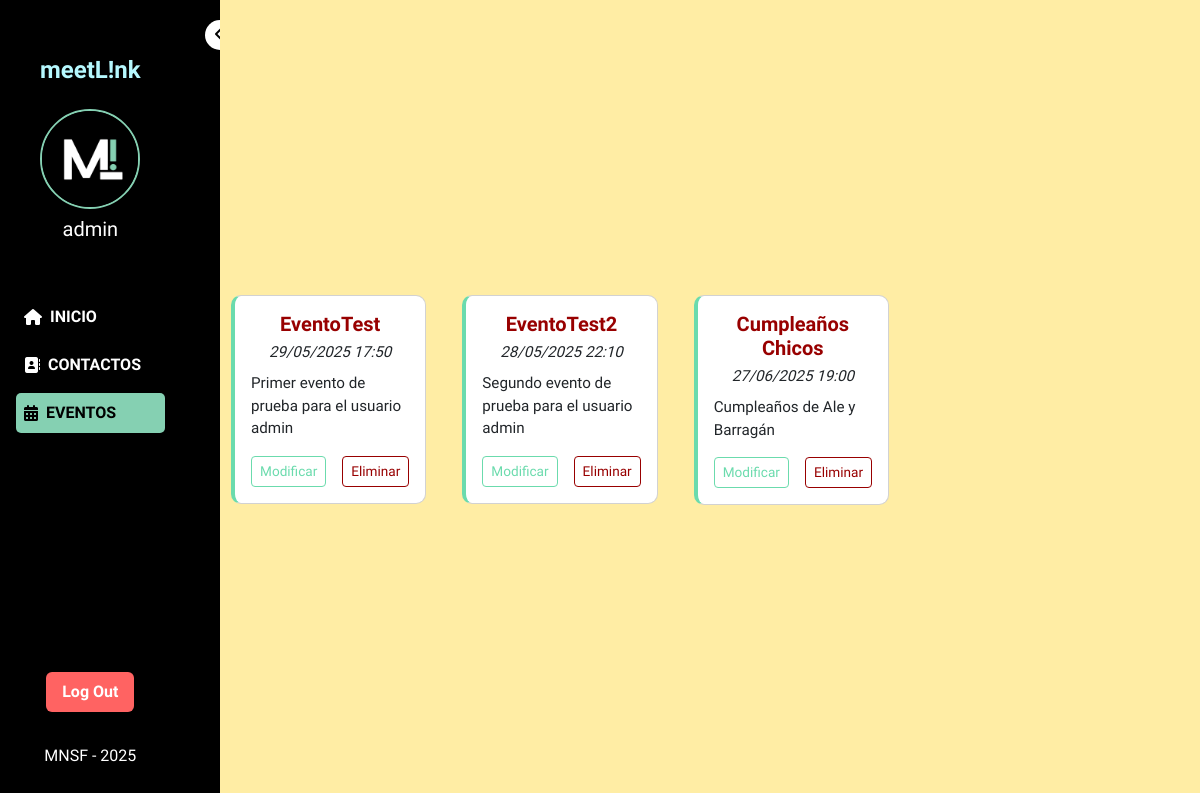
/eventos/ (signed in), run on an earlier commit of the app's database.
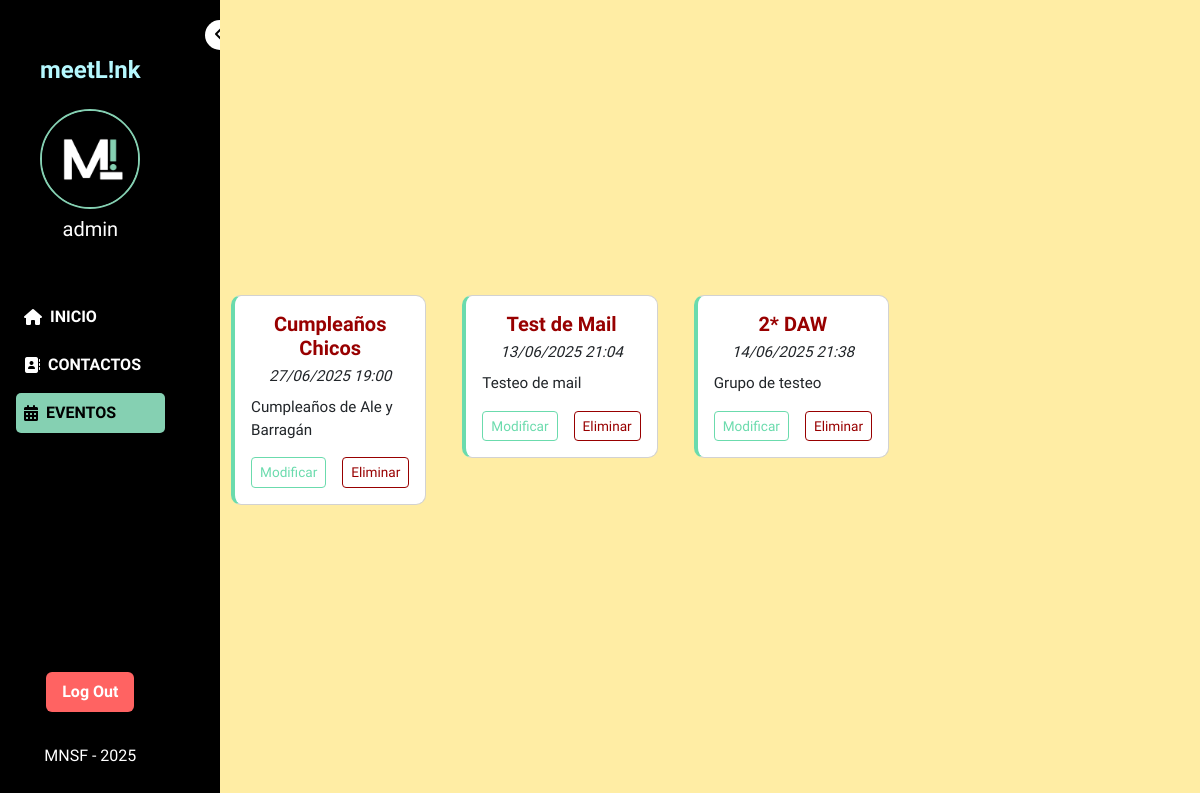
And on a later commit of the database.
### meetLink/models.py (models this page shows, shortened)
class Usuario(AbstractUser):
    username = models.CharField(max_length=25, verbose_name="Username", unique=True)
    nombre = models.CharField(max_length=50, verbose_name="Nombre")
    apellidos = models.CharField(max_length=100, verbose_name="Apellidos")
    email = models.EmailField(unique=True, verbose_name="Email")
    avatar = models.ImageField(upload_to="media/avatar/", blank=True, null=True, verbose_name="Foto de Perfil")
    fecha_registro = models.DateField(auto_now_add=True, verbose_name="Fecha de Registro")
    class Meta:
        verbose_name = "Usuario"
        verbose_name_plural = "Usuarios"

class Evento(models.Model):
    nombre = models.CharField(max_length=25, verbose_name="Nombre")
    descripcion = models.CharField(max_length=50, verbose_name="Descripción")
    ubicacion = models.CharField(max_length=50, default="Por definir", verbose_name="Ubicación")
    fecha_inicio = models.DateTimeField(verbose_name="Fecha de inicio")
    fecha_fin = models.DateTimeField(verbose_name="Fecha de fin")
    transporte = models.CharField(max_length=20, verbose_name="Medio de transporte")
    presupuesto = models.BooleanField(default=False, verbose_name="Presupuesto")
    grupo = models.ForeignKey('GrupoContacto', on_delete=models.SET_NULL, null=True, blank=True, verbose_name="Grupo de Contacto")
    maleta = models.BooleanField(default=False, verbose_name="Maleta")
    todo = models.BooleanField(default=False, verbose_name="To Do")
    p_alojamiento = models.DecimalField(decimal_places=2, max_digits=10, default=0.00)
    p_transporte = models.DecimalField(decimal_places=2, max_digits=10, default=0.00)
    p_comida = models.DecimalField(decimal_places=2, max_digits=10, default=0.00)
    p_otros = models.DecimalField(decimal_places=2, max_digits=10, default=0.00)
    usuario = models.ForeignKey(Usuario, on_delete=models.CASCADE, verbose_name='Usuario')
    class Meta:
        verbose_name = "Evento"
        verbose_name_plural = "Eventos"

### meetLink/views.py (the view)
# urls.py: path('eventos/', EventosView.as_view(), name='eventos'),
class EventosView(LoginRequiredMixin, TemplateView):
    template_name = 'meetLink/eventos/eventos.html'
    def get_context_data(self, **otros):
        context = super().get_context_data(**otros)
        usuario = self.request.user
        context['eventos'] = Evento.objects.filter(usuario = usuario)
        return context

### meetLink/templates/meetLink/eventos/eventos.html (shortened to what this page needs)
{% extends "meetLink/base.html" %}
{% load static %}
{% block contenido %}
<nav id="navbar" class="sidebar d-flex flex-column flex-shrink-0 position-fixed">
    <button class="toggle-btn" onclick="toggleSidebar()" alt="Minimizar/ampliar menú">
        <i class="fas fa-chevron-left"></i>
    </button>
    <div id="contenido-navbar" class="d-flex flex-column">
        <div class="p-4" style="text-align: center; padding-bottom: 1rem">
            <h4 class="logo-text fw-bold mb-0">meetL!nk</h4>
        </div>
        <div class="user-info text-center mb-4">
            <img src="{{ user.profile.image.url|default:'/media/logo2.png' }}" alt="Foto de perfil" class="rounded-circle">
            <h5 class="text-white mb-0 hide-on-collapse" alt="Nombre de usuario">{{ user.username }}</h5>
        </div>
        <ul class="nav flex-column">
            <li class="nav-item">
                <a class="sidebar-link text-decoration-none" href="{% url 'index' %}" alt="Inicio">
                    <i class="fas fa-home me-2"></i>
                    <span class="hide-on-collapse">INICIO</span>
                </a>
            </li>
            <li class="nav-item">
                <a class="sidebar-link text-decoration-none" href="{% url 'contactos' %}" alt="Contactos">
                    <i class="fas fa-address-book me-2"></i>
                    <span class="hide-on-collapse">CONTACTOS</span>
                </a>
            </li>
            <li class="nav-item">
                <a class="sidebar-link active text-decoration-none" href="{% url 'eventos' %}" alt="Eventos">
                    <i class="fas fa-calendar-alt me-2"></i>
                    <span class="hide-on-collapse">EVENTOS</span>
                </a>
            </li>
        </ul>
        <form action="{% url 'logout' %}" method="post" class="mt-auto text-center">
            <button type="submit" class="btn logout-btn mt-4 hide-on-collapse" alt="Botón logout">Log Out</button>
        </form>
        <div class="navbar-footer">
            MNSF - 2025
        </div>
    </div>
</nav>
<main class="main-content d-flex align-items-center justify-content-center">
    <div class="eventos-container-wrapper">
        <div class="eventos-scroll d-flex flex-row overflow-auto gap-3 px-4 py-3">
            {% for evento in eventos %}
            <div class="card event-card p-3" style="flex: 1 1 250px; max-width: 300px; margin: 10px;">
                <h5 class="text-center fw-bold" alt="Nombre del evento">{{ evento.nombre }}</h5>
                <p class="text-center fst-italic mb-2" alt="Fecha del evento">{{ evento.fecha_inicio|date:"d/m/Y H:i" }}</p>
                <p alt="Descripción del evento">{{ evento.descripcion }}</p>
                <div class="d-flex justify-content-center gap-3 mt-2">
                    <a href="{% url 'eventos_update' evento.id %}" class="btn btn-sm btn-modificar" alt="Modificar evento">Modificar</a>
                    <a href="{% url 'eventos_delete' evento.id %}" class="btn btn-sm btn-eliminar" alt="Elimiar evento">Eliminar</a>
                </div>
            </div>
            {% empty %}
            <p class="text-center">No hay eventos disponibles.</p>
            {% endfor %}
        </div>
    </div>
</main>
{% endblock %}

### meetLink/templates/meetLink/base.html (shortened to what this page needs)
{% load static %}
<!DOCTYPE html>
<html lang="es">
<head>
  <link href="https://cdn.jsdelivr.net/npm/bootstrap@5.3.0-alpha3/dist/css/bootstrap.min.css" rel="stylesheet">
  <link href="https://cdnjs.cloudflare.com/ajax/libs/font-awesome/6.4.0/css/all.min.css" rel="stylesheet">
  <link rel="stylesheet" type="text/css" href="{% static 'css/styles.css' %}">
</head>
    <body>
        {% block contenido %}{% endblock %}
    </body>
</html>

### meetLink/static/css/styles.css (style rules this page uses)
:root { --negro: #000000; --blanco: #FFFFFF; --azul: #B5F8FE; --verde: #85D0B2; --aqua: #6BDBAD; --amarillo: #FFEDA4; --naranja: #FFC93F; --rojo: #FF6362; --rojo2: #980000; --sidebar-width: 220px; --sidebar-width-collapsed: 80px; }
html, body { height: 100%; margin: 0; padding: 0; background-color: var(--negro); font-family: "Lexend", sans-serif; overflow-x: hidden; }
main { min-height: 100vh; margin-left: var(--sidebar-width); padding-right: 300px; display: block; align-items: center; align-content: center; background-color: var(--amarillo); }
.sidebar { width: var(--sidebar-width); height: 100vh; background: var(--negro); transition: all 0.3s ease; overflow-x: hidden; color: var(--blanco); justify-content: space-between; padding: 2rem 1rem; }
.sidebar-link { color: var(--blanco); transition: all 0.2s ease; border-radius: 8px; white-space: nowrap; display: flex; align-items: center; font-weight: bold; margin-bottom: 0.5rem; padding: 0.5rem; }
.sidebar-link { color: white; font-weight: bold; margin-bottom: 0.5rem; padding: 0.5rem; }
.sidebar-link.active { background-color: var(--verde); color: black; border-radius: 5px; padding: 0.5rem; }
.logo-text { color: var(--azul); }
#contenido-navbar { height: 100vh; position: fixed; padding-bottom: 3rem; }
#navbar .user-info { padding-bottom: 2rem; }
#navbar .user-info img { width: 100px; height: 100px; border-radius: 50%; object-fit: cover; border: 2px solid var(--verde); margin-bottom: 0.5rem; }
#navbar .user-info h5 { color: var(--azul); }
.logout-btn { background-color: var(--rojo); color: white; border: none; padding: 0.5rem 1rem; margin-bottom: 2rem; font-weight: bold; }
.navbar-footer { text-align: center; padding-bottom: 1rem; color: var(--blanco) }
.event-card { background-color: var(--blanco); border-left: 4px solid var(--aqua); border-radius: 10px; max-height: min-content; }
.event-card h5 { color: var(--rojo2); margin-bottom: 0.3rem; }
.event-card p { margin-bottom: 0.5rem; font-size: 0.95rem; }
.btn-modificar { background-color: transparent; border: 1px solid var(--aqua); color: var(--aqua); font-size: 0.85rem; }
.btn-eliminar { background-color: transparent; border: 1px solid var(--rojo2); color: var(--rojo2); font-size: 0.85rem; }
.toggle-btn { position: absolute; right: -15px; top: 20px; background: white; border-radius: 50%; width: 30px; height: 30px; border: none; box-shadow: 0 2px 6px rgba(0, 0, 0, 0.15); z-index: 300000; cursor: pointer; transition: transform 0.3s ease; }
a { color: var(--rojo2); text-decoration: none; }

What changed in the data, as far as the page shows it:
removed Evento: nombre "EventoTest", fecha_inicio "29/05/2025 17:50", descripcion "Primer evento de prueba para el usuario admin"
removed Evento: nombre "EventoTest2", fecha_inicio "28/05/2025 22:10", descripcion "Segundo evento de prueba para el usuario admin"
added Evento: nombre "Test de Mail", fecha_inicio "13/06/2025 21:04", descripcion "Testeo de mail"
added Evento: nombre "2* DAW", fecha_inicio "14/06/2025 21:38", descripcion "Grupo de testeo"
